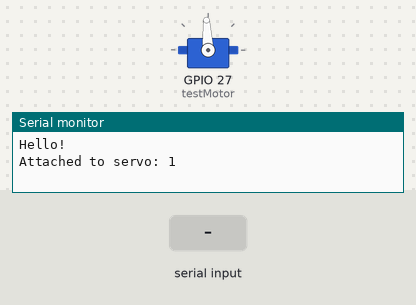
Recording of a program running on a simulated ESP32. On the bench: servo, the last lines printed to the serial monitor. Inputs (shaded band) come from the test bench.

Above: at 1.2 s.
1.3 s: "90\n" received over Serial
At 2.4 s:
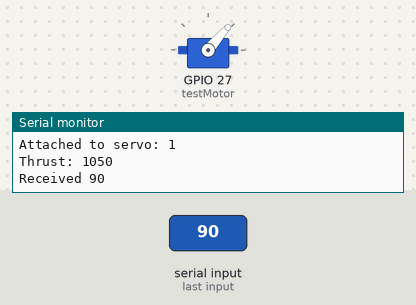
2.8 s: "90,45\n" received over Serial
4.3 s: "200\n" received over Serial
Timing chart, 0 to 7.3 s (numbered marks = the images above; inputs shaded):
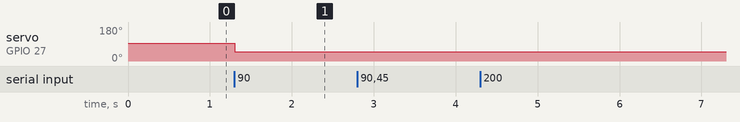

Measured:
- after the input at 1.3 s, servo on GPIO 27 (testMotor): 93° → 49° at once

The program:

main.cpp
```cpp
#include <Arduino.h>
#include <string.h>
#include <ESP32Servo.h>

using namespace std;

Servo testMotor;

void parseMessage(String newMessage);

void setup() {
  Serial.begin(115200);
  Serial.println("Hello!");
  Serial.setTimeout(0.5);

  testMotor.attach(27); //Left = 26, Right = 27
  testMotor.write(1500);
  Serial.println("Attached to servo: " + String(testMotor.attached()));
}

String message;

void loop() {
  while(Serial.available() > 0){
    char readByte = Serial.read();
    int byteCode = int(readByte);
    if(readByte == '\n'){
      parseMessage(message);

      Serial.print("Received ");
      Serial.println(message);
      message = "";
    }else if(byteCode == 13){
      //Do nothing
    }else{
      message += readByte;
    }
  }
}

void parseMessage(String newMessage){
  bool isDigits = true;
  for(int i=0; i<newMessage.length(); i++) isDigits = isDigits && isDigit(newMessage.charAt(i));

  if(!isDigits){
    Serial.println("Not valid input!");
    return;
  }else{
    int amount = newMessage.toInt();
    if(amount < 0 || amount > 100){
      Serial.println("Input outside range [0,100]!");
      return;
    }

    int thrust = 1500 - 5 * amount;
    testMotor.write(thrust);
    Serial.println("Thrust: " + String(thrust));
  }
}
```
